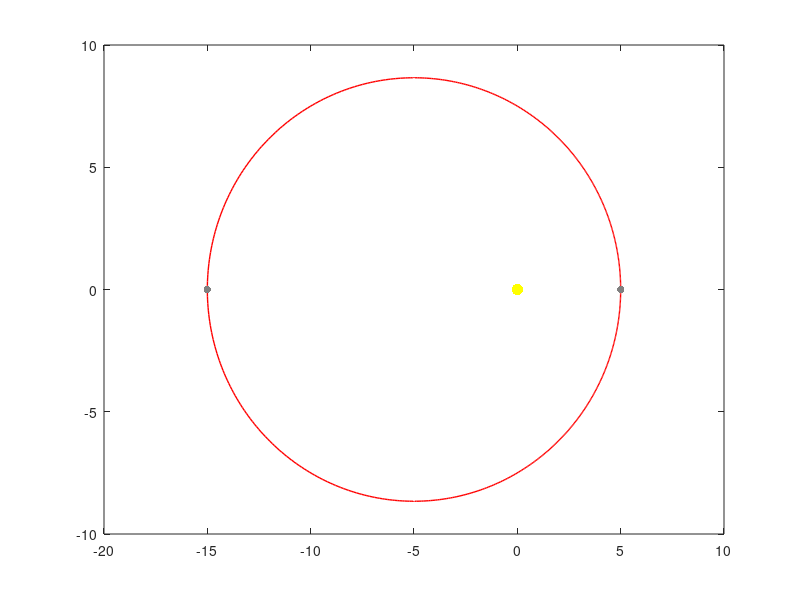

Recreate this plot in MATLAB.
%{
a = 57909050000; %semi-major axis of mercury (m)
e = 0.205630; %eccentricity of merciry's orbit

theta = linspace(0, (2*pi)*(365.25/87.969)*0.25,24*(2*pi)*(365.25/87.969)*0.24); %models one orbit
r = @(theta) a.*(1-e.^2)./(1+e.*cos(theta));
%converts polar coords to cartesian

x = @(r, theta) r.*cos(theta);
y = @(r, theta) r.*sin(theta);
%{
ax1 = [0, 46001200000];
ay1 = [0, 0];
ax2 = [0, -1.813e10];
ay2 = [0, 5.634e10];
%}


plot(0,0,'y*')
hold on
set(gca, 'Color', 'k')
axis([-8e10,8e10,-8e10,8e10], 'square')
%plot(ax1, ay1, 'w', 'Linewidth', 2)
%plot(ax2, ay2, 'w', 'Linewidth', 2)
plot(0,0,'y.', 'MarkerSize', 35)
p1 = plot(x(r(theta), theta), y(r(theta), theta), 'Color', 'r', 'Linewidth', 1, "DisplayName", "None");
%plot(-1.813e10, 5.634e10, 'Color', [.5,.5,.5], 'marker', '.', 'MarkerSize', 28)


g = @(r, RP, MP) -MP.*r.^3./(2.*msun.*RP.*(RP.^2-r.^2));

deltapsiP = 0;
for i = 1:7
    int = @(theta) g(r(theta), RP(i), MP(i)).*cos(theta);
    deltapsiP = deltapsiP + (1/e)*integral(int, 0, 2*pi);
end

g = @(r) 3*G*msun*a*(1-e^2)./(c^2.*r.^2);

int = @(theta) g(r(theta)).*cos(theta);
deltapsiGR = (1/e)*integral(int, 0, 2*pi);
amp = 10000;
x = @(r, theta, deltapsi) r.*cos(theta+amp*theta*deltapsi);
y = @(r, theta, deltapsi) r.*sin(theta+amp*theta*deltapsi);
p2 = plot(x(r(theta), theta, deltapsiP), y(r(theta), theta, deltapsiP), 'Color', 'y', 'Linewidth', 1, "DisplayName", "Planets");
p3 = plot(x(r(theta), theta, deltapsiP+deltapsiGR), y(r(theta), theta, deltapsiP+deltapsiGR), 'Color', 'c', 'Linewidth', 1, "DisplayName", "Planets and GR");
lgd = legend([p1, p2, p3],'TextColor', 'w');
legend('boxoff')
title(lgd, 'Effect from:')
%}


a = 10;
e = .5;

ax = [-15, 5];
ay = [0, 0];

bx = [-5, -5];
by = [-8.66, 8.66];




r = @(theta) a.*(1-e.^2)./(1+e.*cos(theta));
theta = 0:.01:2*pi;
x = @(r, theta) r.*cos(theta);
y = @(r, theta) r.*sin(theta);
plot(x(r(theta), theta), y(r(theta), theta), 'Color', 'r', 'Linewidth', 1)
axis([-20, 10, -10, 10])
set(gca, 'Color', 'k')
hold on
plot(ax, ay, 'Color', 'w', 'Linewidth', 1)
plot(bx, by, 'Color', 'w', 'Linewidth', 1)
plot(0, 0,'y.', 'MarkerSize', 25)
plot(5, 0, '.', 'Color', [.5,.5,.5], 'MarkerSize', 16)
plot(-15, 0, '.','Color', [.5,.5,.5], 'MarkerSize', 16)


%{
r = @(theta) a.*(1-e.^2)./(1+e.*cos(theta));
theta = 0:.01:2*pi*3;
x = @(r, theta, deltapsi) r.*cos(theta+theta*deltapsi);
y = @(r, theta, deltapsi) r.*sin(theta+theta*deltapsi);
x1 = x(r(theta), theta, .06);
y1 = y(r(theta), theta, .06);

ax1 = [x1(9), x1(305)];
ay1 = [y1(9), y1(305)];

ax2 = [x1(648), x1(944)];
ay2 = [y1(648), y1(944)];

ax3 = [x1(1287), x1(1583)];
ay3 = [y1(1287), y1(1583)];
%s = @(t) t.*(0-y1(305))/(0-x1(305));
%t = -15:.01:10;

plot(x1, y1, 'Color', 'r', 'Linewidth', 1)
axis([-20, 10, -15, 10])
set(gca, 'Color', 'k')
hold on
%plot(ax, ay, 'Color', 'k', 'Linewidth', 1)
plot(ax1, ay1, 'Color', 'w', 'Linewidth', 1)
plot(ax2, ay2, 'Color', 'w', 'Linewidth', 1)
plot(ax3, ay3, 'Color', 'w', 'Linewidth', 1)
%plot(t, s(t), 'Color', 'k', 'Linewidth', 1)
plot(0, 0,'y.', 'MarkerSize', 25)
plot(x1(9), y1(9), '.', 'Color', [.5,.5,.5], 'MarkerSize', 16)
plot(x1(305), y1(305), '.', 'Color', [.5,.5,.5], 'MarkerSize', 16)
plot(x1(648), y1(648), '.', 'Color', [.5,.5,.5], 'MarkerSize', 16)
plot(x1(944), y1(944), '.', 'Color', [.5,.5,.5], 'MarkerSize', 16)
plot(x1(1287), y1(1287), '.', 'Color', [.5,.5,.5], 'MarkerSize', 16)
plot(x1(1583), y1(1583), '.', 'Color', [.5,.5,.5], 'MarkerSize', 16)
%}


